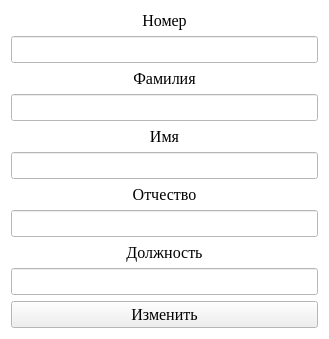
<?xml version="1.0" encoding="UTF-8"?>
<ui version="4.0">
 <class>izmenenie2</class>
 <widget class="QWidget" name="izmenenie2">
  <property name="geometry">
   <rect>
    <x>0</x>
    <y>0</y>
    <width>329</width>
    <height>325</height>
   </rect>
  </property>
  <property name="palette">
   <palette>
    <active>
     <colorrole role="Base">
      <brush brushstyle="SolidPattern">
       <color alpha="255">
        <red>255</red>
        <green>255</green>
        <blue>255</blue>
       </color>
      </brush>
     </colorrole>
     <colorrole role="Window">
      <brush brushstyle="SolidPattern">
       <color alpha="255">
        <red>255</red>
        <green>255</green>
        <blue>255</blue>
       </color>
      </brush>
     </colorrole>
    </active>
    <inactive>
     <colorrole role="Base">
      <brush brushstyle="SolidPattern">
       <color alpha="255">
        <red>255</red>
        <green>255</green>
        <blue>255</blue>
       </color>
      </brush>
     </colorrole>
     <colorrole role="Window">
      <brush brushstyle="SolidPattern">
       <color alpha="255">
        <red>255</red>
        <green>255</green>
        <blue>255</blue>
       </color>
      </brush>
     </colorrole>
    </inactive>
    <disabled>
     <colorrole role="Base">
      <brush brushstyle="SolidPattern">
       <color alpha="255">
        <red>255</red>
        <green>255</green>
        <blue>255</blue>
       </color>
      </brush>
     </colorrole>
     <colorrole role="Window">
      <brush brushstyle="SolidPattern">
       <color alpha="255">
        <red>255</red>
        <green>255</green>
        <blue>255</blue>
       </color>
      </brush>
     </colorrole>
    </disabled>
   </palette>
  </property>
  <property name="windowTitle">
   <string>Form</string>
  </property>
  <layout class="QVBoxLayout" name="verticalLayout">
   <item>
    <widget class="QLabel" name="label">
     <property name="font">
      <font>
       <family>Times New Roman</family>
       <pointsize>12</pointsize>
      </font>
     </property>
     <property name="text">
      <string>Номер</string>
     </property>
     <property name="alignment">
      <set>Qt::AlignCenter</set>
     </property>
    </widget>
   </item>
   <item>
    <widget class="QLineEdit" name="lineEdit">
     <property name="enabled">
      <bool>false</bool>
     </property>
     <property name="font">
      <font>
       <pointsize>12</pointsize>
      </font>
     </property>
     <property name="alignment">
      <set>Qt::AlignCenter</set>
     </property>
    </widget>
   </item>
   <item>
    <widget class="QLabel" name="label_2">
     <property name="font">
      <font>
       <family>Times New Roman</family>
       <pointsize>12</pointsize>
      </font>
     </property>
     <property name="text">
      <string>Фамилия</string>
     </property>
     <property name="alignment">
      <set>Qt::AlignCenter</set>
     </property>
    </widget>
   </item>
   <item>
    <widget class="QLineEdit" name="lineEdit_2">
     <property name="font">
      <font>
       <family>Times New Roman</family>
       <pointsize>12</pointsize>
      </font>
     </property>
     <property name="alignment">
      <set>Qt::AlignCenter</set>
     </property>
    </widget>
   </item>
   <item>
    <widget class="QLabel" name="label_3">
     <property name="font">
      <font>
       <family>Times New Roman</family>
       <pointsize>12</pointsize>
      </font>
     </property>
     <property name="text">
      <string>Имя</string>
     </property>
     <property name="alignment">
      <set>Qt::AlignCenter</set>
     </property>
    </widget>
   </item>
   <item>
    <widget class="QLineEdit" name="lineEdit_3">
     <property name="font">
      <font>
       <family>Times New Roman</family>
       <pointsize>12</pointsize>
      </font>
     </property>
     <property name="alignment">
      <set>Qt::AlignCenter</set>
     </property>
    </widget>
   </item>
   <item>
    <widget class="QLabel" name="label_4">
     <property name="font">
      <font>
       <family>Times New Roman</family>
       <pointsize>12</pointsize>
      </font>
     </property>
     <property name="text">
      <string>Отчество</string>
     </property>
     <property name="alignment">
      <set>Qt::AlignCenter</set>
     </property>
    </widget>
   </item>
   <item>
    <widget class="QLineEdit" name="lineEdit_4">
     <property name="font">
      <font>
       <family>Times New Roman</family>
       <pointsize>12</pointsize>
      </font>
     </property>
     <property name="alignment">
      <set>Qt::AlignCenter</set>
     </property>
    </widget>
   </item>
   <item>
    <widget class="QLabel" name="label_5">
     <property name="font">
      <font>
       <family>Times New Roman</family>
       <pointsize>12</pointsize>
      </font>
     </property>
     <property name="text">
      <string>Должность</string>
     </property>
     <property name="alignment">
      <set>Qt::AlignCenter</set>
     </property>
    </widget>
   </item>
   <item>
    <widget class="QLineEdit" name="lineEdit_5">
     <property name="font">
      <font>
       <family>Times New Roman</family>
       <pointsize>12</pointsize>
      </font>
     </property>
     <property name="alignment">
      <set>Qt::AlignCenter</set>
     </property>
    </widget>
   </item>
   <item>
    <widget class="QPushButton" name="pushButton">
     <property name="font">
      <font>
       <family>Times New Roman</family>
       <pointsize>12</pointsize>
      </font>
     </property>
     <property name="text">
      <string>Изменить</string>
     </property>
    </widget>
   </item>
  </layout>
 </widget>
 <resources/>
 <connections/>
</ui>
